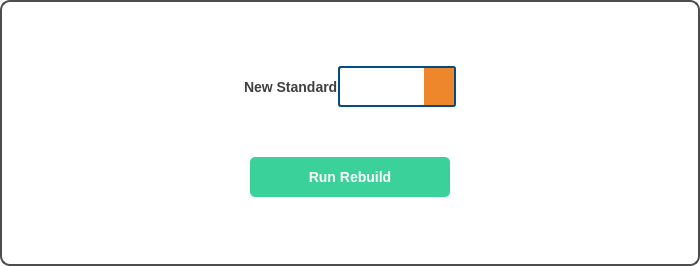
<?xml version="1.0" encoding="UTF-8"?>
<ui version="4.0">
 <class>rebuild_win</class>
 <widget class="QDialog" name="rebuild_win">
  <property name="geometry">
   <rect>
    <x>0</x>
    <y>0</y>
    <width>700</width>
    <height>266</height>
   </rect>
  </property>
  <property name="sizePolicy">
   <sizepolicy hsizetype="Fixed" vsizetype="Preferred">
    <horstretch>0</horstretch>
    <verstretch>0</verstretch>
   </sizepolicy>
  </property>
  <property name="minimumSize">
   <size>
    <width>700</width>
    <height>200</height>
   </size>
  </property>
  <property name="maximumSize">
   <size>
    <width>700</width>
    <height>350</height>
   </size>
  </property>
  <property name="windowTitle">
   <string>Edit User</string>
  </property>
  <property name="styleSheet">
   <string notr="true">*{
	
	font: auto &quot;Arial&quot;;
	font-size: 14px;
font-weight:bold;

}




#rebuild_win{
	background-color: #ffffff;
	border: 2px solid rgb(77, 77, 77);
	border-radius: 10px;
	
}



QPushButton{
	border: none;
	min-height: 40px;
	border-radius: 5px;

	
}
/*
QPushButton:hover{

	background-color:rgb(22, 38, 76);

}

QPushButton:disabled{
	color: #808080;
	background-color:rgb(210, 210, 210);

}
*/

/*********************************************/
QLabel{
	color: rgb(50,50,50);
color: #404040;
}


/*********************************************/


/*******************************************/
QLineEdit
{
	border:2px solid rgb(6, 76, 130);
    border-radius: 3px;
    padding: 1px 18px 1px 8px;
    min-width: 6em;
	min-height: 35px;
	font-size: 16px;
}



/*******************************************/


QGroupBox{
	font-weight: bold;
}

QLineEdit:hover{
	border: 1px solid black;
	background: #e4f0fa;
}

QLineEdit:focus {
	color: rgb(6, 76, 130);
	background: #ffffff;
	selection-background-color: rgb(255, 204, 75);
}

QSpinBox:hover{
	background: #e4f0fa;
}


/*********************************************/
QComboBox
{
	border:2px solid rgb(6, 76, 130);
    border-radius: 3px;
    padding: 1px 18px 1px 8px;
    min-width: 6em;
	min-height: 35px;
	font-size: 14px;
}

QComboBox:enabled{
color: rgb(50, 50, 50);
}

QComboBox:disabled
{
	border:2px solid rgb(210, 210, 210);
	color:(210, 210, 210);

}

QComboBox::down-arrow
{   
	image: url(:/assets/Assets/icons/icons8-arrow-48.png);
	width: 15px;
    height: 15px;

}

QComboBox::drop-down
{
	 background-color: rgb(238, 134, 44);
	 min-width: 30px;
}

QComboBox::drop-down:disabled 
{
	 background-color: rgb(210, 210, 210);
	 min-width: 30px;
}

QComboBox QAbstractItemView {
    border: none;
    selection-background-color: rgb(6, 76, 130);
	selection-color: rgb(6, 76, 130);


}

QComboBox QAbstractItemView {
    border: none;
}

QComboBox QAbstractItemView::item {
    border: none;
	height:30px;
}


</string>
  </property>
  <layout class="QVBoxLayout" name="verticalLayout">
   <property name="spacing">
    <number>0</number>
   </property>
   <property name="leftMargin">
    <number>0</number>
   </property>
   <property name="topMargin">
    <number>0</number>
   </property>
   <property name="rightMargin">
    <number>0</number>
   </property>
   <property name="bottomMargin">
    <number>0</number>
   </property>
   <item>
    <layout class="QHBoxLayout" name="horizontalLayout_2">
     <property name="leftMargin">
      <number>5</number>
     </property>
     <property name="topMargin">
      <number>5</number>
     </property>
     <property name="rightMargin">
      <number>5</number>
     </property>
     <property name="bottomMargin">
      <number>5</number>
     </property>
     <item>
      <spacer name="horizontalSpacer">
       <property name="orientation">
        <enum>Qt::Horizontal</enum>
       </property>
       <property name="sizeHint" stdset="0">
        <size>
         <width>40</width>
         <height>20</height>
        </size>
       </property>
      </spacer>
     </item>
     <item>
      <widget class="QPushButton" name="close_btn">
       <property name="styleSheet">
        <string notr="true">QPushButton{
	padding:3px;
	border:none;
}

QPushButton:hover{

border: 2px solid #404040;

}</string>
       </property>
       <property name="text">
        <string/>
       </property>
       <property name="icon">
        <iconset resource="Assets.qrc">
         <normaloff>:/assets/Assets/icons/icons8-close-50.png</normaloff>:/assets/Assets/icons/icons8-close-50.png</iconset>
       </property>
      </widget>
     </item>
    </layout>
   </item>
   <item>
    <layout class="QVBoxLayout" name="verticalLayout_2">
     <property name="leftMargin">
      <number>50</number>
     </property>
     <property name="topMargin">
      <number>10</number>
     </property>
     <property name="rightMargin">
      <number>50</number>
     </property>
     <property name="bottomMargin">
      <number>20</number>
     </property>
     <item>
      <layout class="QHBoxLayout" name="horizontalLayout_3">
       <property name="leftMargin">
        <number>0</number>
       </property>
       <property name="topMargin">
        <number>0</number>
       </property>
       <item>
        <spacer name="horizontalSpacer_3">
         <property name="orientation">
          <enum>Qt::Horizontal</enum>
         </property>
         <property name="sizeHint" stdset="0">
          <size>
           <width>40</width>
           <height>20</height>
          </size>
         </property>
        </spacer>
       </item>
       <item>
        <widget class="QLabel" name="label_2">
         <property name="text">
          <string>New Standard</string>
         </property>
        </widget>
       </item>
       <item>
        <widget class="QComboBox" name="standards_combobox"/>
       </item>
       <item>
        <spacer name="horizontalSpacer_2">
         <property name="orientation">
          <enum>Qt::Horizontal</enum>
         </property>
         <property name="sizeHint" stdset="0">
          <size>
           <width>40</width>
           <height>20</height>
          </size>
         </property>
        </spacer>
       </item>
      </layout>
     </item>
     <item>
      <spacer name="verticalSpacer_3">
       <property name="orientation">
        <enum>Qt::Vertical</enum>
       </property>
       <property name="sizeHint" stdset="0">
        <size>
         <width>20</width>
         <height>40</height>
        </size>
       </property>
      </spacer>
     </item>
     <item>
      <layout class="QHBoxLayout" name="horizontalLayout">
       <item>
        <widget class="QPushButton" name="rebuild_btn">
         <property name="enabled">
          <bool>true</bool>
         </property>
         <property name="styleSheet">
          <string notr="true">QPushButton{

background-color: rgb(58, 209, 154);
color:#ffffff;
max-width: 200px;
}


QPushButton:hover{

background-color: rgb(49, 177, 130);
color:#ffffff;
}

QPushButton:disabled{
background-color: rgb(220, 220, 220);
color:#909090;
max-width: 200px;
}</string>
         </property>
         <property name="text">
          <string>Run Rebuild</string>
         </property>
        </widget>
       </item>
      </layout>
     </item>
     <item>
      <spacer name="verticalSpacer_2">
       <property name="orientation">
        <enum>Qt::Vertical</enum>
       </property>
       <property name="sizeHint" stdset="0">
        <size>
         <width>20</width>
         <height>40</height>
        </size>
       </property>
      </spacer>
     </item>
    </layout>
   </item>
  </layout>
 </widget>
 <resources>
  <include location="Assets.qrc"/>
 </resources>
 <connections/>
</ui>
